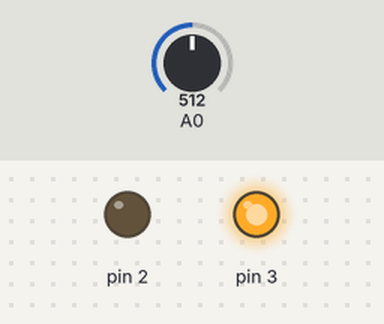
Bench run of a sketch on a simulated Arduino Uno, built with avr-gcc and run on an emulated ATmega328P. On the bench: output pins drawn as LEDs (lit = HIGH). Inputs (shaded band) come from the test bench; at power-on: A0 = 512. What the sketch prints to the serial monitor is not drawn.

Above: at 0.1 s.
Timing chart, 0 to 1.6 s (numbered marks = the images above):
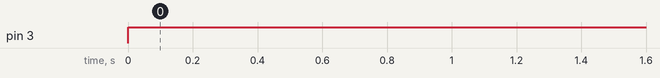

Measured:
- by itself, pin 3: LOW → HIGH at 0.00 s

The sketch:

DESAFIO_2.ino
```cpp
void setup()
{
  Serial.begin(9600);
  pinMode(A0, INPUT);
  pinMode(2, OUTPUT);
  pinMode(3, OUTPUT);
}

void loop()
{
  int x,i,cont=0;
  x = analogRead(A0);
  Serial.println(x);
  digitalWrite(2,LOW);
  digitalWrite(3,HIGH);
  for(i=0;i<5;i++){
    x = analogRead(A0);
    if(600<=x && x<=700){
       cont++;
        delay(1000);
        Serial.println(x);
    }else{
      cont=0;
        break;
    }
  }
  if(cont==5){
    digitalWrite(2,HIGH);
    digitalWrite(3,LOW);
    delay(10000);
  }
}
```
